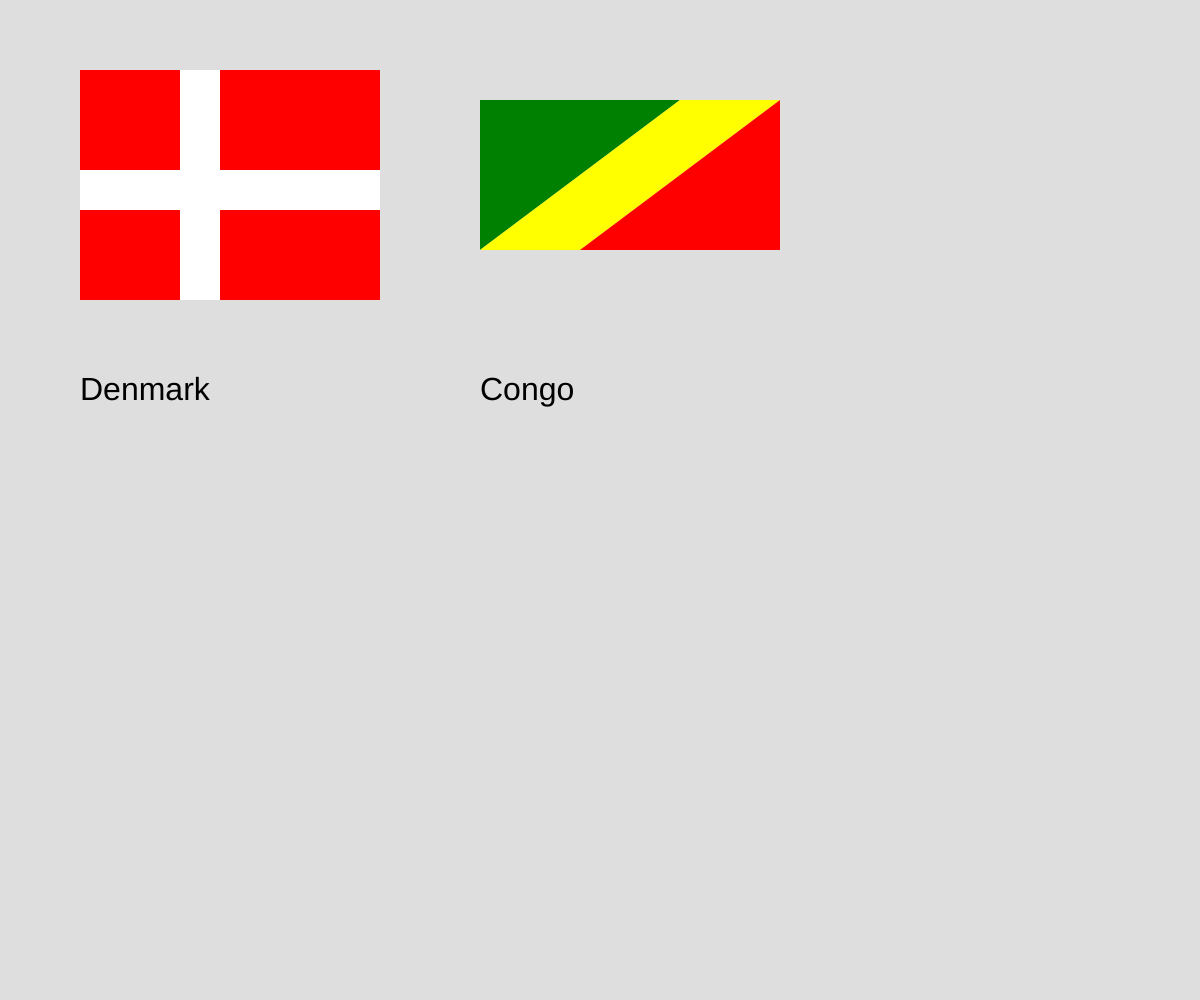
Frame 1 (no input)
Frame 60 (no input): identical to frame 1, image omitted
Frame 120 (the mouse pressed at the canvas centre since frame 60): identical to frame 1, image omitted

The p5.js sketch that drew this single still picture (run headless with seeded random() and noise() and a simulated clock; from frame 60 on, the mouse is pressed at the canvas centre):

// p5.js sketch
// ── sketch.js

function setup() {
    // put setup code here
    createCanvas(windowWidth, windowHeight);
   
}

function draw() {
    // put drawing code here
    background(222);
    // x,y,w,h rect
     noStroke();
    //Denmark Flag
    
    //top and bottom left square
    fill('red');
    rect(80, 70, 100, 100);
    rect(80, 200, 100, 100);
    
    //horizontal line
    fill('white');
    rect(80, 170, 300, 40);
    
    //top and bottom right square
    fill('red');
    rect(220, 70, 160, 100);
    rect(220, 210, 160, 90);
    
    //vertical line
    fill('white');
    rect(180, 70, 40, 230);
    
    //text Denmark
    textSize(32);
    fill('black')
    text('Denmark', 80, 400);
    
    //Congo Flag
    noStroke();
    //triangle(x1, y1, x2, y2, x3, y3)
    fill('green');
    //Left triangle
    triangle(480, 100, 480, 250, 680, 100);
    
    //quad(x1, y1, x2, y2, x3, y3, x4, y4, [detailX], [detailY])
    fill('yellow');
    //middle part
    quad(480, 250, 580, 250, 780, 100, 680, 100);
    
    
    //Right Triangle
    fill('red');
    //triangle(x1, y1, x2, y2, x3, y3)
    triangle(780, 100, 580, 250, 780, 250);
    
    //text Congo
    fill('black');
    textSize(32);
    text('Congo', 480, 400);
 
       
}
